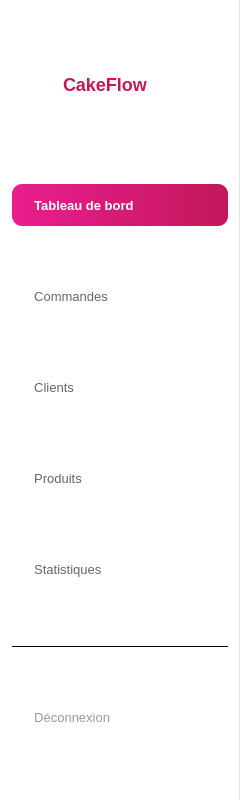
<?xml version="1.0" encoding="UTF-8"?>
<ui version="4.0">
 <class>Sidebar</class>
 <widget class="QFrame" name="Sidebar">
  <property name="geometry">
   <rect>
    <x>0</x>
    <y>0</y>
    <width>240</width>
    <height>800</height>
   </rect>
  </property>
  <property name="minimumSize">
   <size>
    <width>240</width>
    <height>0</height>
   </size>
  </property>
  <property name="maximumSize">
   <size>
    <width>240</width>
    <height>16777215</height>
   </size>
  </property>
  <property name="styleSheet">
   <string notr="true">QFrame#Sidebar {
    background-color: #ffffff;
    border-right: 1px solid #f0e0e8;
}</string>
  </property>
  <property name="frameShape">
   <enum>QFrame::NoFrame</enum>
  </property>

  <layout class="QVBoxLayout" name="sidebarLayout">
   <property name="spacing">
    <number>4</number>
   </property>
   <property name="leftMargin">
    <number>12</number>
   </property>
   <property name="topMargin">
    <number>15</number>
   </property>
   <property name="rightMargin">
    <number>12</number>
   </property>
   <property name="bottomMargin">
    <number>15</number>
   </property>

   <!-- Logo et nom de l'application -->
   <item>
    <widget class="QFrame" name="logoFrame">
     <property name="minimumSize">
      <size>
       <width>0</width>
       <height>60</height>
      </size>
     </property>
     <property name="maximumSize">
      <size>
       <width>16777215</width>
       <height>60</height>
      </size>
     </property>
     <property name="styleSheet">
      <string notr="true">QFrame#logoFrame {
    border-bottom: 1px solid #fce4ec;
    padding-bottom: 10px;
}</string>
     </property>
     <property name="frameShape">
      <enum>QFrame::NoFrame</enum>
     </property>
     <layout class="QHBoxLayout" name="logoLayout">
      <item>
       <widget class="QLabel" name="sidebarLogo">
        <property name="minimumSize">
         <size>
          <width>36</width>
          <height>36</height>
         </size>
        </property>
        <property name="maximumSize">
         <size>
          <width>36</width>
          <height>36</height>
         </size>
        </property>
        <property name="pixmap">
         <pixmap resource="../resources.qrc">:/icons/cake.svg</pixmap>
        </property>
        <property name="scaledContents">
         <bool>true</bool>
        </property>
       </widget>
      </item>
      <item>
       <widget class="QLabel" name="appName">
        <property name="text">
         <string>CakeFlow</string>
        </property>
        <property name="styleSheet">
         <string notr="true">QLabel {
    font-size: 18px;
    font-weight: bold;
    color: #c2185b;
}</string>
        </property>
       </widget>
      </item>
     </layout>
    </widget>
   </item>

   <!-- Spacer -->
   <item>
    <spacer name="topMenuSpacer">
     <property name="orientation">
      <enum>Qt::Vertical</enum>
     </property>
     <property name="sizeType">
      <enum>QSizePolicy::Fixed</enum>
     </property>
     <property name="sizeHint" stdset="0">
      <size>
       <width>20</width>
       <height>15</height>
      </size>
     </property>
    </spacer>
   </item>

   <!-- Boutons de navigation -->
   <item>
    <widget class="QPushButton" name="btnDashboard">
     <property name="text">
      <string>  Tableau de bord</string>
     </property>
     <property name="minimumSize">
      <size>
       <width>0</width>
       <height>42</height>
      </size>
     </property>
     <property name="cursor">
      <cursorShape>PointingHandCursor</cursorShape>
     </property>
     <property name="checkable">
      <bool>true</bool>
     </property>
     <property name="checked">
      <bool>true</bool>
     </property>
     <property name="styleSheet">
      <string notr="true">QPushButton {
    text-align: left;
    padding-left: 15px;
    font-size: 13px;
    color: #666666;
    border: none;
    border-radius: 10px;
    background: transparent;
}
QPushButton:hover {
    background-color: #fff0f3;
    color: #c2185b;
}
QPushButton:checked {
    background: qlineargradient(x1:0, y1:0, x2:1, y2:0, stop:0 #e91e90, stop:1 #c2185b);
    color: #ffffff;
    font-weight: bold;
}</string>
     </property>
    </widget>
   </item>

   <item>
    <widget class="QPushButton" name="btnCommandes">
     <property name="text">
      <string>  Commandes</string>
     </property>
     <property name="minimumSize">
      <size>
       <width>0</width>
       <height>42</height>
      </size>
     </property>
     <property name="cursor">
      <cursorShape>PointingHandCursor</cursorShape>
     </property>
     <property name="checkable">
      <bool>true</bool>
     </property>
     <property name="styleSheet">
      <string notr="true">QPushButton {
    text-align: left;
    padding-left: 15px;
    font-size: 13px;
    color: #666666;
    border: none;
    border-radius: 10px;
    background: transparent;
}
QPushButton:hover {
    background-color: #fff0f3;
    color: #c2185b;
}
QPushButton:checked {
    background: qlineargradient(x1:0, y1:0, x2:1, y2:0, stop:0 #e91e90, stop:1 #c2185b);
    color: #ffffff;
    font-weight: bold;
}</string>
     </property>
    </widget>
   </item>

   <item>
    <widget class="QPushButton" name="btnClients">
     <property name="text">
      <string>  Clients</string>
     </property>
     <property name="minimumSize">
      <size>
       <width>0</width>
       <height>42</height>
      </size>
     </property>
     <property name="cursor">
      <cursorShape>PointingHandCursor</cursorShape>
     </property>
     <property name="checkable">
      <bool>true</bool>
     </property>
     <property name="styleSheet">
      <string notr="true">QPushButton {
    text-align: left;
    padding-left: 15px;
    font-size: 13px;
    color: #666666;
    border: none;
    border-radius: 10px;
    background: transparent;
}
QPushButton:hover {
    background-color: #fff0f3;
    color: #c2185b;
}
QPushButton:checked {
    background: qlineargradient(x1:0, y1:0, x2:1, y2:0, stop:0 #e91e90, stop:1 #c2185b);
    color: #ffffff;
    font-weight: bold;
}</string>
     </property>
    </widget>
   </item>

   <item>
    <widget class="QPushButton" name="btnProduits">
     <property name="text">
      <string>  Produits</string>
     </property>
     <property name="minimumSize">
      <size>
       <width>0</width>
       <height>42</height>
      </size>
     </property>
     <property name="cursor">
      <cursorShape>PointingHandCursor</cursorShape>
     </property>
     <property name="checkable">
      <bool>true</bool>
     </property>
     <property name="styleSheet">
      <string notr="true">QPushButton {
    text-align: left;
    padding-left: 15px;
    font-size: 13px;
    color: #666666;
    border: none;
    border-radius: 10px;
    background: transparent;
}
QPushButton:hover {
    background-color: #fff0f3;
    color: #c2185b;
}
QPushButton:checked {
    background: qlineargradient(x1:0, y1:0, x2:1, y2:0, stop:0 #e91e90, stop:1 #c2185b);
    color: #ffffff;
    font-weight: bold;
}</string>
     </property>
    </widget>
   </item>

   <item>
    <widget class="QPushButton" name="btnStatistiques">
     <property name="text">
      <string>  Statistiques</string>
     </property>
     <property name="minimumSize">
      <size>
       <width>0</width>
       <height>42</height>
      </size>
     </property>
     <property name="cursor">
      <cursorShape>PointingHandCursor</cursorShape>
     </property>
     <property name="checkable">
      <bool>true</bool>
     </property>
     <property name="styleSheet">
      <string notr="true">QPushButton {
    text-align: left;
    padding-left: 15px;
    font-size: 13px;
    color: #666666;
    border: none;
    border-radius: 10px;
    background: transparent;
}
QPushButton:hover {
    background-color: #fff0f3;
    color: #c2185b;
}
QPushButton:checked {
    background: qlineargradient(x1:0, y1:0, x2:1, y2:0, stop:0 #e91e90, stop:1 #c2185b);
    color: #ffffff;
    font-weight: bold;
}</string>
     </property>
    </widget>
   </item>

   <!-- Spacer extensible -->
   <item>
    <spacer name="menuBottomSpacer">
     <property name="orientation">
      <enum>Qt::Vertical</enum>
     </property>
    </spacer>
   </item>

   <!-- Séparateur -->
   <item>
    <widget class="QFrame" name="separatorLine">
     <property name="minimumSize">
      <size>
       <width>0</width>
       <height>1</height>
      </size>
     </property>
     <property name="maximumSize">
      <size>
       <width>16777215</width>
       <height>1</height>
      </size>
     </property>
     <property name="styleSheet">
      <string notr="true">QFrame {
    background-color: #fce4ec;
}</string>
     </property>
     <property name="frameShape">
      <enum>QFrame::HLine</enum>
     </property>
    </widget>
   </item>

   <!-- Bouton Déconnexion -->
   <item>
    <widget class="QPushButton" name="btnLogout">
     <property name="text">
      <string>  Déconnexion</string>
     </property>
     <property name="minimumSize">
      <size>
       <width>0</width>
       <height>42</height>
      </size>
     </property>
     <property name="cursor">
      <cursorShape>PointingHandCursor</cursorShape>
     </property>
     <property name="styleSheet">
      <string notr="true">QPushButton {
    text-align: left;
    padding-left: 15px;
    font-size: 13px;
    color: #999999;
    border: none;
    border-radius: 10px;
    background: transparent;
}
QPushButton:hover {
    background-color: #ffebee;
    color: #d32f2f;
}</string>
     </property>
    </widget>
   </item>
  </layout>
 </widget>
 <resources>
  <include location="../resources.qrc"/>
 </resources>
 <connections/>
</ui>
